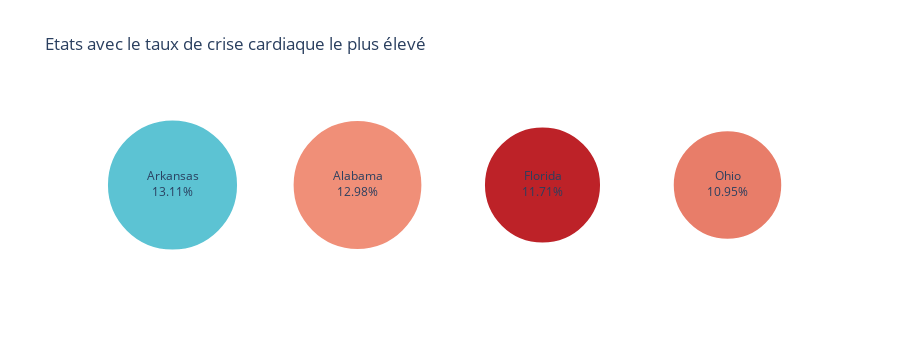

Write notebook code for a chart like this one.
### Code cell
import plotly.graph_objects as go

# Trier les états par taux de crise cardiaque décroissant et prendre les 4 premiers
top4 = merged.sort_values('cardiac_arrest_rate', ascending=False).head(4).reset_index(drop=True)

# Dictionnaire code état → nom complet
state_names = {
    "AL": "Alabama", "AK": "Alaska", "AZ": "Arizona", "AR": "Arkansas", "CA": "California",
    "CO": "Colorado", "CT": "Connecticut", "DE": "Delaware", "FL": "Florida", "GA": "Georgia",
    "HI": "Hawaii", "ID": "Idaho", "IL": "Illinois", "IN": "Indiana", "IA": "Iowa",
    "KS": "Kansas", "KY": "Kentucky", "LA": "Louisiana", "ME": "Maine", "MD": "Maryland",
    "MA": "Massachusetts", "MI": "Michigan", "MN": "Minnesota", "MS": "Mississippi", "MO": "Missouri",
    "MT": "Montana", "NE": "Nebraska", "NV": "Nevada", "NH": "New Hampshire", "NJ": "New Jersey",
    "NM": "New Mexico", "NY": "New York", "NC": "North Carolina", "ND": "North Dakota", "OH": "Ohio",
    "OK": "Oklahoma", "OR": "Oregon", "PA": "Pennsylvania", "RI": "Rhode Island", "SC": "South Carolina",
    "SD": "South Dakota", "TN": "Tennessee", "TX": "Texas", "UT": "Utah", "VT": "Vermont",
    "VA": "Virginia", "WA": "Washington", "WV": "West Virginia", "WI": "Wisconsin", "WY": "Wyoming"
}

top4['state_name'] = top4['state_code'].map(state_names)

size_factor = 1000
bubble_sizes = top4['cardiac_arrest_rate'] * size_factor

bubble_colors = plotly_colors[:4]

fig_bubble = go.Figure()
for i, row in top4.iterrows():
    fig_bubble.add_trace(go.Scatter(
        x=[i], y=[1],
        mode='markers+text',
        marker=dict(
            size=bubble_sizes.iloc[i],
            color=bubble_colors[i % len(bubble_colors)],
            line=dict(width=2, color='white')
        ),
        text=f"{row['state_name']}<br>{row['cardiac_arrest_rate']:.2%}",
        textposition='middle center',
        hoverinfo='skip',
        showlegend=False
    ))

fig_bubble.update_layout(
    title="Etats avec le taux de crise cardiaque le plus élevé",
    xaxis=dict(
        showticklabels=False,
        showgrid=False,
        zeroline=False,
        range=[-0.5, 3.5]
    ),
    yaxis=dict(
        showticklabels=False,
        showgrid=False,
        zeroline=False,
        range=[0.5, 1.5]
    ),
    plot_bgcolor='white',
    height=350
)

fig_bubble.show()

### Figure 1 — Plotly figure (JSON) as saved in the notebook; plotly's stock layout.template omitted (floating-point values rounded to 4 significant figures)
{"data": [{"hoverinfo": "skip", "marker": {"color": "#5cc3d3", "line": {"color": "white", "width": 2}, "size": 131.1}, "mode": "markers+text", "showlegend": false, "text": "Arkansas<br>13.11%", "textposition": "middle center", "type": "scatter", "x": [0], "y": [1]}, {"hoverinfo": "skip", "marker": {"color": "#f08f78", "line": {"color": "white", "width": 2}, "size": 129.8}, "mode": "markers+text", "showlegend": false, "text": "Alabama<br>12.98%", "textposition": "middle center", "type": "scatter", "x": [1], "y": [1]}, {"hoverinfo": "skip", "marker": {"color": "#bd2228", "line": {"color": "white", "width": 2}, "size": 117.1}, "mode": "markers+text", "showlegend": false, "text": "Florida<br>11.71%", "textposition": "middle center", "type": "scatter", "x": [2], "y": [1]}, {"hoverinfo": "skip", "marker": {"color": "#e87d69", "line": {"color": "white", "width": 2}, "size": 109.5}, "mode": "markers+text", "showlegend": false, "text": "Ohio<br>10.95%", "textposition": "middle center", "type": "scatter", "x": [3], "y": [1]}], "layout": {"height": 350, "plot_bgcolor": "white", "title": {"text": "Etats avec le taux de crise cardiaque le plus élevé"}, "xaxis": {"range": [-0.5, 3.5], "showgrid": false, "showticklabels": false, "zeroline": false}, "yaxis": {"range": [0.5, 1.5], "showgrid": false, "showticklabels": false, "zeroline": false}}}
